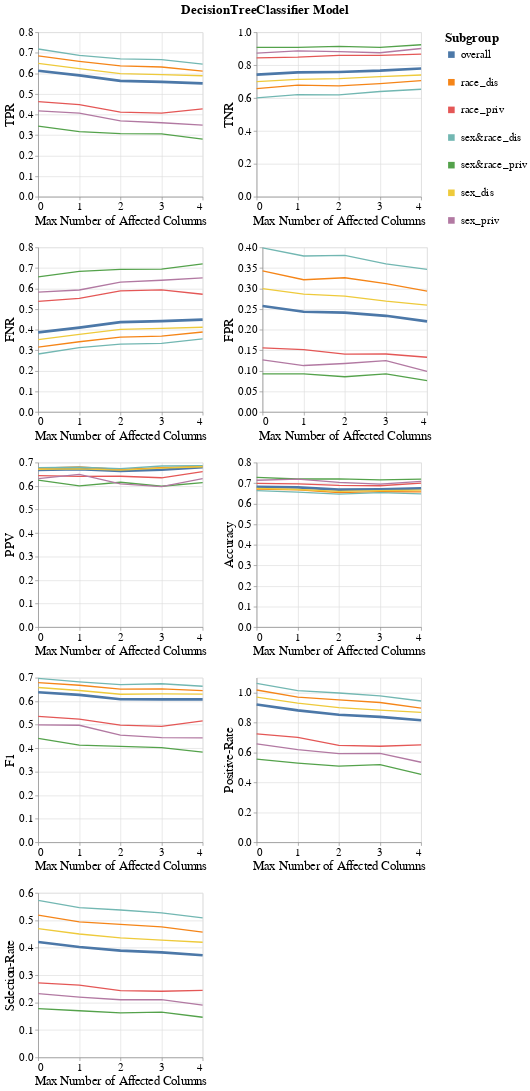

Here is the notebook cell this chart was saved with:
### Code cell
visualizer.create_subgroups_grid_pct_lines_plot(model_name=MODEL_NAMES[0],
                                                target_preprocessing_technique=PREPROCESSING_TECHNIQUES[0],
                                                subgroup_metrics_type='error',
                                                mode='max_num_columns')
